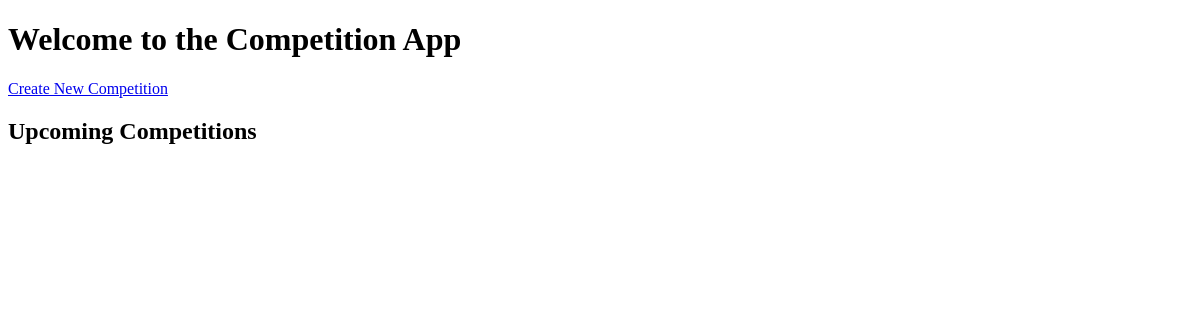
Before: / with the older database file.
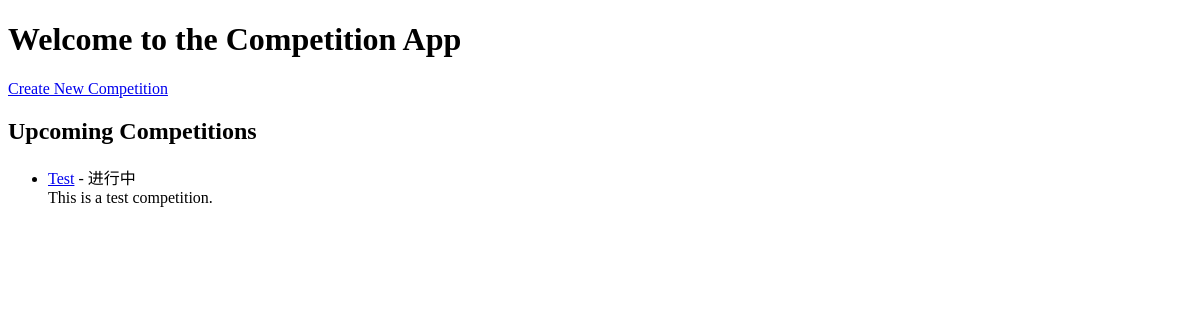
After: the same page with the newer database file.
### app.py (models this page shows)
class Competition(db.Model):
    id = db.Column(db.Integer, primary_key=True)  # 比赛ID
    title = db.Column(db.String(100), nullable=False)  # 比赛标题
    description = db.Column(db.String(255), nullable=True)  # 比赛描述
    status = db.Column(db.String(20), nullable=False)  # 比赛状态，'进行中' 或 '已结束'
    start_date = db.Column(db.Date, nullable=False)  # 开始日期
    end_date = db.Column(db.Date, nullable=False)  # 结束日期
    created_at = db.Column(db.DateTime, default=db.func.current_timestamp())  # 创建时间

### app.py (the view)
@app.route('/')
def index():
    competitions = Competition.query.all()  # 获取所有比赛
    return render_template('index.html', competitions=competitions)

### templates/index.html (shortened to what this page needs)
<!DOCTYPE html>
<html lang="en">
<head>
</head>
<body>
    <h1>Welcome to the Competition App</h1>
    <a href="/create_competition">Create New Competition</a>
    <h2>Upcoming Competitions</h2>
    <ul>
        {% for competition in competitions %}
            <li>
                <a href="#">{{ competition.title }}</a> - {{ competition.status }}<br>
                <span>{{ competition.description }}</span>
            </li>
        {% endfor %}
    </ul>
</body>
</html>

Changed rows visible on the page:
added Competition: title "Test", status "进行中", description "This is a test competition."
